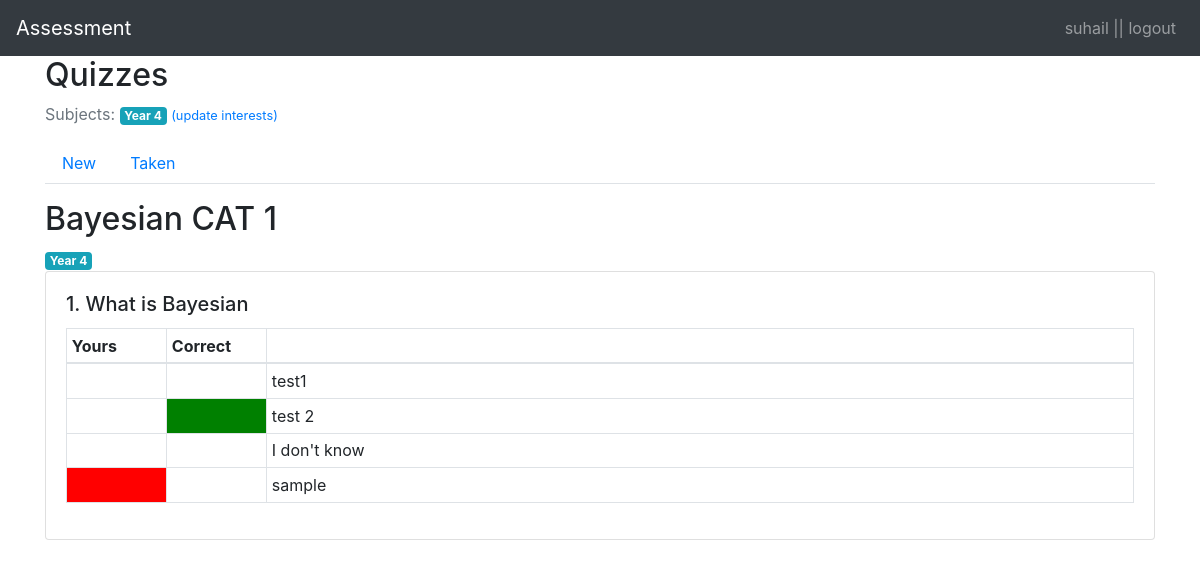
Screenshot of /students/quiz/5/studentresults/ (signed in) with the database file from the repository.
### classroom/models.py (models this page shows, shortened)
class User(AbstractUser):
    is_student = models.BooleanField(default=False)
    is_teacher = models.BooleanField(default=False)

class Subject(models.Model):
    name = models.CharField(max_length=30)
    color = models.CharField(max_length=7, default='#007bff')
    def get_html_badge(self):
        name = escape(self.name)
        color = escape(self.color)
        html = '<span class="badge badge-primary" style="background-color: %s">%s</span>' % (color, name)
        return mark_safe(html)

class Quiz(models.Model):
    owner = models.ForeignKey(User, on_delete=models.CASCADE, related_name='quizzes')
    name = models.CharField(max_length=255)
    subject = models.ForeignKey(Subject, on_delete=models.CASCADE, related_name='quizzes')
    duration = models.DurationField(default=datetime.timedelta(hours=2))  # default quiz time of 2 hrs

class Question(models.Model):
    quiz = models.ForeignKey(Quiz, on_delete=models.CASCADE, related_name='questions')
    text = models.CharField('Question', max_length=255)

class Answer(models.Model):
    question = models.ForeignKey(Question, on_delete=models.CASCADE, related_name='answers')
    text = models.CharField('Answer', max_length=255)
    is_correct = models.BooleanField('Correct answer', default=False)

### classroom/views/students.py (the view)
# urls.py: path('quiz/<int:pk>/studentresults/', students.QuizResultsView.as_view(), name='student_quiz_results'),
@method_decorator([login_required, student_required], name='dispatch')
class QuizResultsView(View):
    template_name = 'classroom/students/quiz_result.html'
    def get(self, request, *args, **kwargs):
        quiz = Quiz.objects.get(id = kwargs['pk'])
        if not TakenQuiz.objects.filter(student = request.user.student, quiz = quiz):
            """
            Don't show the result if the user didn't attempted the quiz
            """
            return render(request, '404.html')
        questions = Question.objects.filter(quiz =quiz)
        return render(request, self.template_name, {'questions':questions, 'quiz':quiz})

### classroom/templatetags/quiz_extras.py (called while the page is built)
@register.simple_tag
def marked_answer(user,opt):
    studentanswer = StudentAnswer.objects.filter(student=user.student, answer =opt)
    if studentanswer:
        if opt.is_correct:
            return 'correct'
        return 'wrong'
    return ''

### classroom/templates/classroom/students/quiz_result.html
{% extends 'base.html' %}
{% load quiz_extras %}
{% block content %}
{% include 'classroom/students/_header.html' %}
<h2>{{quiz.name}}</h2>
{{ quiz.subject.get_html_badge }}
{% for question in questions %}
<div class="card">
  <div class="card-body">
    <h5 class="card-title">{{forloop.counter}}. {{question.text}}</h5>
    <table class="table table-bordered table-sm">
      <thead><tr><th>Yours</th><th>Correct</th><th></th></tr></thead>
      <tbody>
        {% for opt in question.answers.all %}
        {% marked_answer user opt as opt_marked %}
        <tr>
          <td style="width: 100px;{% if opt_marked == 'correct' %} background:green{% elif opt_marked == 'wrong' %} background:red{% endif %}"> </td>
          <td style="width: 100px;{% if opt.is_correct %} background:green{% endif %}"></td>
          <td>{{opt.text}}</td>
        </tr>
        {% endfor %}
      </tbody>
    </table>
  </div>
</div>
<br>
{% endfor %}
{% endblock %}

### templates/base.html (shortened to what this page needs)
{% load i18n %}
{% load static %}
<!DOCTYPE html>
<html lang="en" >
<head>
  <link rel="stylesheet" href="https://stackpath.bootstrapcdn.com/bootstrap/4.1.2/css/bootstrap.min.css"
>
</head>
<body>
  <nav class="navbar navbar-expand-lg navbar-dark bg-dark">
   <a  class="navbar-brand" href="{% url 'home' %}">Assessment
   </a>
    <div class="collapse navbar-collapse" id="navbarSupportedContent">
      <ul class="navbar-nav ml-auto">
        <li class="nav-item ">
          {% if user.is_authenticated %}
             <a class="nav-link" href="{% url 'logout' %}">{{user.username}} || logout</a>
          {% else %}
          <a class="nav-link" href="{% url 'login' %}">Login</a>
          {% endif %}
        </li>
      </ul>
    </div>
  </nav>
  <div class="container">
     {% block content %} {% endblock %}
  </div>
</body>
</html>

### classroom/templates/classroom/students/_header.html
<h2>Quizzes</h2>
<p class="text-muted">
  Subjects:{% for subject in user.student.interests.all %} {{ subject.get_html_badge }}{% endfor %}
  <a href="{% url 'students:student_interests' %}"><small>(update interests)</small></a>
</p>
<ul class="nav nav-tabs mb-3">
  <li class="nav-item">
    <a class="nav-link{% if active == 'new' %} active{% endif %}" href="{% url 'students:quiz_list' %}">New</a>
  </li>
  <li class="nav-item">
    <a class="nav-link{% if active == 'taken' %} active{% endif %}" href="{% url 'students:taken_quiz_list' %}">Taken</a>
  </li>
</ul>

### rows the page displays
User: username "suhail"
Subject: get_html_badge "Year 4"
Quiz: name "Bayesian CAT 1", subject.get_html_badge "Year 4"
Question: text "What is Bayesian"
Answer: is_correct False (drawn), text "test1"
Answer: is_correct True (drawn), text "test 2"
Answer: is_correct False (drawn), text "I don't know"
Answer: is_correct False (drawn), text "sample"
